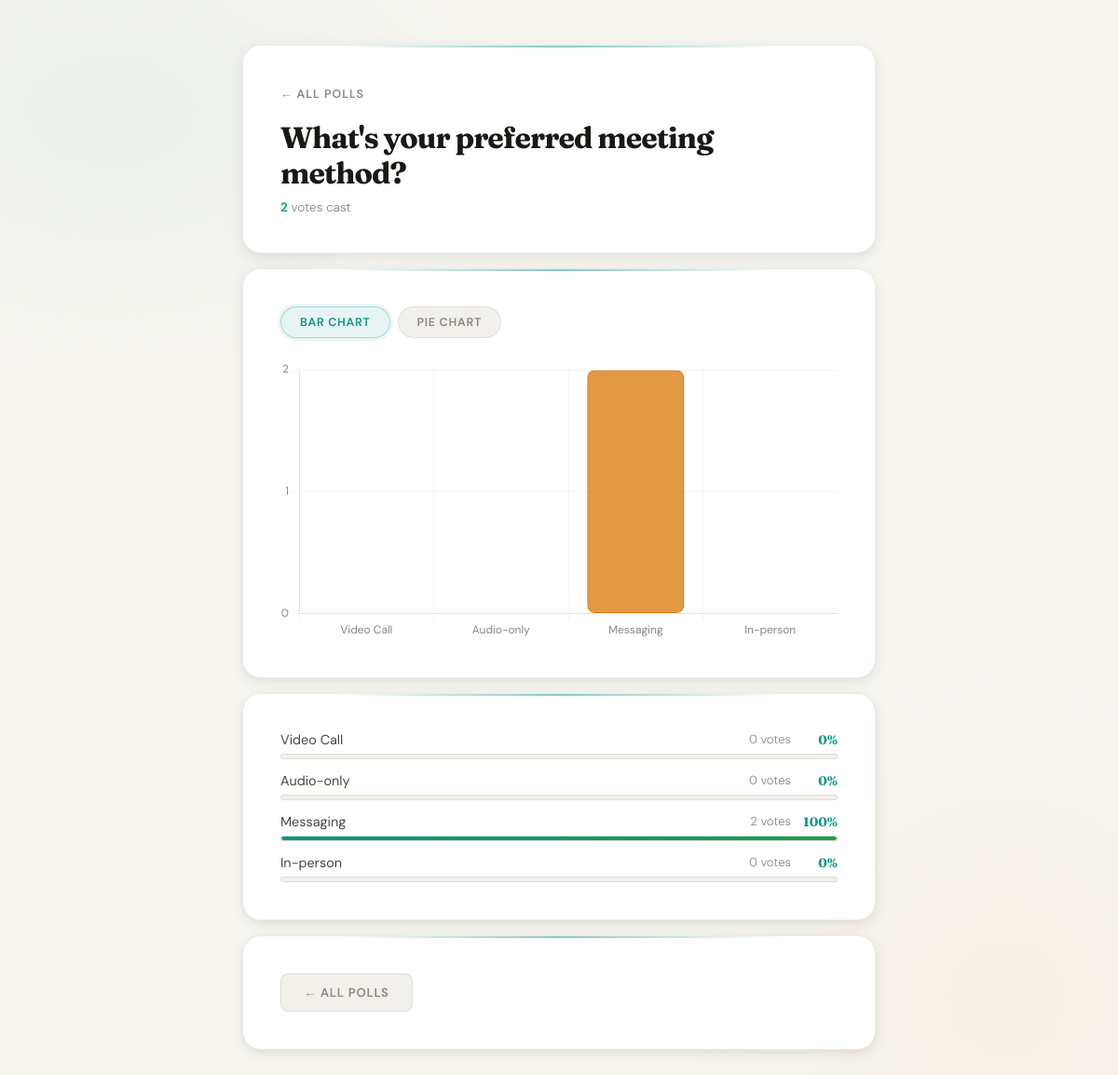
/polls/6/results/, run on an earlier commit of the app's database.
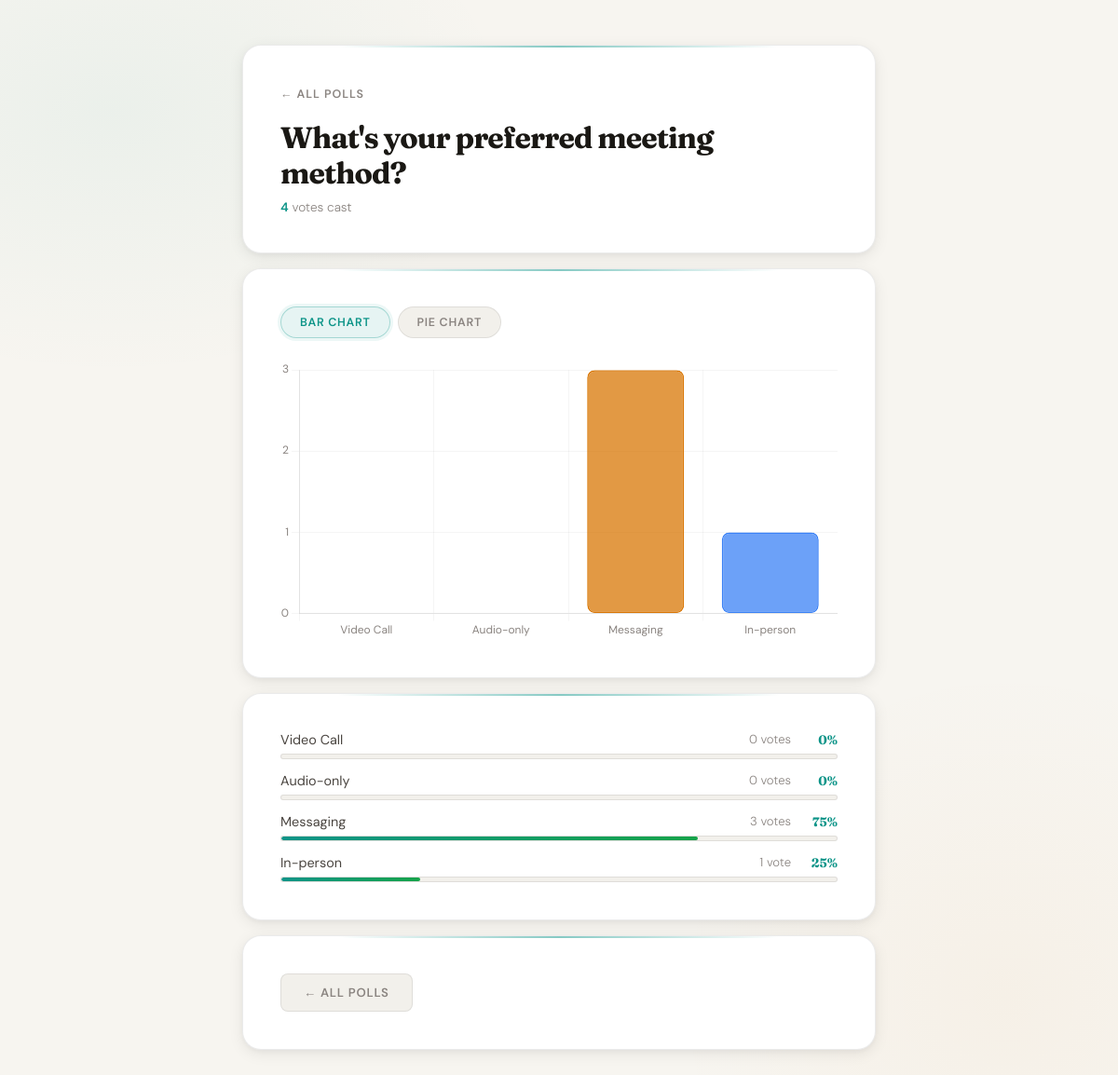
And on a later commit of the database.
### polls/models.py (models this page shows, shortened)
class Question(models.Model):
  question_text = models.CharField(max_length=200)
  pub_date = models.DateTimeField("date published", auto_now_add=True)
  share_token = models.UUIDField(default=uuid.uuid4, unique=True, editable=False)
  created_by = models.ForeignKey(User, on_delete=models.CASCADE, null=True, blank=True, related_name='created_polls')

class Choice(models.Model):
  question = models.ForeignKey(Question, on_delete=models.CASCADE)
  choice_text = models.CharField(max_length=200)
  votes = models.IntegerField(default=0)

### polls/views.py (the view)
# urls.py: path("<int:pk>/results/", views.results, name="results"),
def results(request, pk):
    question = get_object_or_404(Question, pk=pk)
    choices = question.choice_set.all()
    total_votes = sum(c.votes for c in choices)
    return render(request, 'polls/results.html', {
        'question': question,
        'choices': choices,
        'total_votes': total_votes,
        'chart_labels': json.dumps([c.choice_text for c in choices]),
        'chart_votes': json.dumps([c.votes for c in choices]),
    })

### polls/templates/polls/results.html (shortened to what this page needs)
{% load static %}
<!DOCTYPE html>
<html lang="en">
<head>
</head>
<body>
<div class="page-wrapper">
  <div class="card">
    <a class="back-link" href="{% url 'polls:index' %}">← All Polls</a>
    <div class="result-header">
      <h1 class="question-title">{{ question.question_text }}</h1>
      <p class="total-votes">
        <span>{{ total_votes }}</span> vote{{ total_votes|pluralize }} cast
      </p>
    </div>
  </div>
  <div class="card">
    <div class="tabs">
      <button class="tab-btn active" onclick="switchTab('bar', this)">Bar Chart</button>
      <button class="tab-btn" onclick="switchTab('pie', this)">Pie Chart</button>
    </div>
    <div class="chart-panel active" id="panel-bar">
      <div class="chart-container bar">
        <canvas id="barChart"></canvas>
      </div>
    </div>
  </div>
  <div class="card">
    <div class="breakdown">
      {% for choice in choices %}
      <div class="breakdown-item">
        <div class="breakdown-header">
          <span class="breakdown-label">{{ choice.choice_text }}</span>
          <div class="breakdown-stats">
            <span class="breakdown-votes">{{ choice.votes }} vote{{ choice.votes|pluralize }}</span>
            <span class="breakdown-pct">
              {% if total_votes > 0 %}{% widthratio choice.votes total_votes 100 %}%{% else %}0%{% endif %}
            </span>
          </div>
        </div>
        <div class="progress-bar">
          <div class="progress-fill" style="width: {% if total_votes > 0 %}{% widthratio choice.votes total_votes 100 %}%{% else %}0%{% endif %}"></div>
        </div>
      </div>
      {% endfor %}
    </div>
  </div>
  <div class="card">
    <div class="actions">
      <a class="btn btn-secondary" href="{% url 'polls:index' %}">← All Polls</a>
    </div>
  </div>
</div>
</body>
</html>

What changed in the data, as far as the page shows it:
changed Choice "Messaging": votes "2" → "3"; votes "100" → "75"
changed Choice "In-person": votes "0" → "1"; votes "0" → "25"
Also different on the page:
{{ total_votes }}: "2" → "4"
chart data {{ chart_votes|safe }}: [0, 0, 2, 0] → [0, 0, 3, 1]
